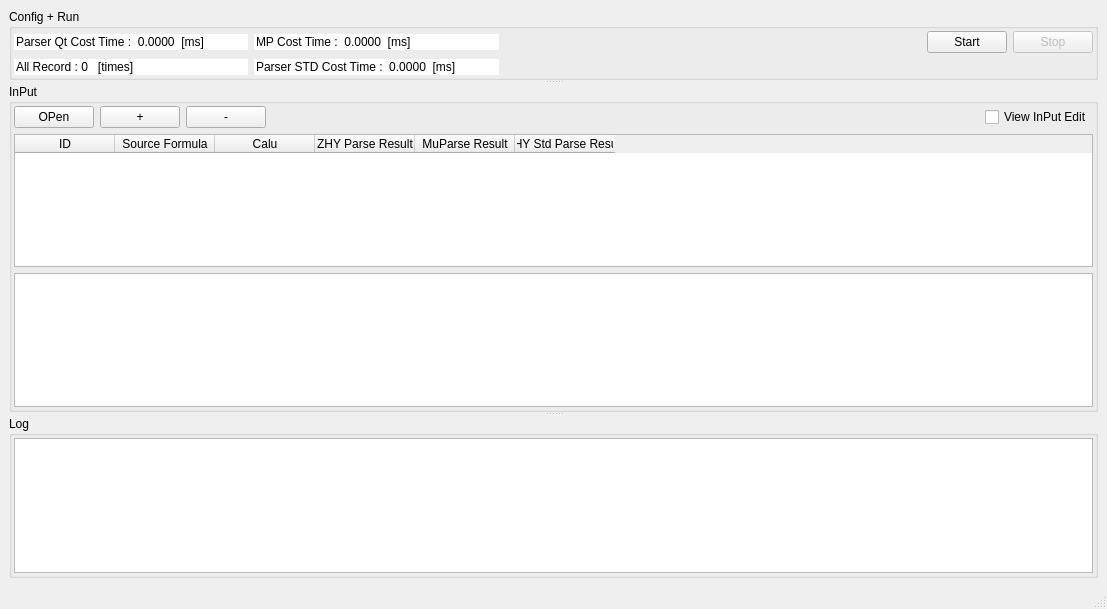
<?xml version="1.0" encoding="UTF-8"?>
<ui version="4.0">
 <class>MainWindow</class>
 <widget class="QMainWindow" name="MainWindow">
  <property name="geometry">
   <rect>
    <x>0</x>
    <y>0</y>
    <width>1107</width>
    <height>609</height>
   </rect>
  </property>
  <property name="windowTitle">
   <string>MainWindow</string>
  </property>
  <property name="styleSheet">
   <string notr="true">font: 9pt &quot;Microsoft YaHei UI&quot;;</string>
  </property>
  <widget class="QWidget" name="centralwidget">
   <layout class="QVBoxLayout" name="verticalLayout_4">
    <item>
     <widget class="QSplitter" name="splitter_2">
      <property name="orientation">
       <enum>Qt::Vertical</enum>
      </property>
      <widget class="QGroupBox" name="groupBox_2">
       <property name="title">
        <string>Config + Run</string>
       </property>
       <layout class="QGridLayout" name="gridLayout">
        <property name="leftMargin">
         <number>2</number>
        </property>
        <property name="topMargin">
         <number>2</number>
        </property>
        <property name="rightMargin">
         <number>2</number>
        </property>
        <property name="bottomMargin">
         <number>2</number>
        </property>
        <item row="0" column="0" alignment="Qt::AlignHCenter">
         <widget class="QDoubleSpinBox" name="cost_time_ZHY_SPBox">
          <property name="styleSheet">
           <string notr="true">border:none;</string>
          </property>
          <property name="buttonSymbols">
           <enum>QAbstractSpinBox::NoButtons</enum>
          </property>
          <property name="showGroupSeparator" stdset="0">
           <bool>true</bool>
          </property>
          <property name="prefix">
           <string>Parser Qt Cost Time :  </string>
          </property>
          <property name="suffix">
           <string>  [ms]</string>
          </property>
          <property name="decimals">
           <number>4</number>
          </property>
          <property name="minimum">
           <double>-100000.000000000000000</double>
          </property>
          <property name="maximum">
           <double>1000000000000000000000.000000000000000</double>
          </property>
         </widget>
        </item>
        <item row="0" column="4">
         <widget class="QPushButton" name="stopBtn">
          <property name="enabled">
           <bool>false</bool>
          </property>
          <property name="text">
           <string>Stop</string>
          </property>
         </widget>
        </item>
        <item row="0" column="2">
         <spacer name="horizontalSpacer_3">
          <property name="orientation">
           <enum>Qt::Horizontal</enum>
          </property>
          <property name="sizeHint" stdset="0">
           <size>
            <width>40</width>
            <height>20</height>
           </size>
          </property>
         </spacer>
        </item>
        <item row="1" column="0">
         <widget class="QSpinBox" name="record_SPBox">
          <property name="styleSheet">
           <string notr="true">border:none;</string>
          </property>
          <property name="buttonSymbols">
           <enum>QAbstractSpinBox::NoButtons</enum>
          </property>
          <property name="showGroupSeparator" stdset="0">
           <bool>true</bool>
          </property>
          <property name="suffix">
           <string>   [times]</string>
          </property>
          <property name="prefix">
           <string>All Record : </string>
          </property>
          <property name="maximum">
           <number>1000000000</number>
          </property>
         </widget>
        </item>
        <item row="0" column="3">
         <widget class="QPushButton" name="startBtn">
          <property name="text">
           <string>Start</string>
          </property>
         </widget>
        </item>
        <item row="0" column="1">
         <widget class="QDoubleSpinBox" name="cost_time_MP_SPBox">
          <property name="styleSheet">
           <string notr="true">border:none;</string>
          </property>
          <property name="buttonSymbols">
           <enum>QAbstractSpinBox::NoButtons</enum>
          </property>
          <property name="showGroupSeparator" stdset="0">
           <bool>true</bool>
          </property>
          <property name="prefix">
           <string>MP Cost Time :  </string>
          </property>
          <property name="suffix">
           <string>  [ms]</string>
          </property>
          <property name="decimals">
           <number>4</number>
          </property>
          <property name="minimum">
           <double>-100000.000000000000000</double>
          </property>
          <property name="maximum">
           <double>1000000000000000000000.000000000000000</double>
          </property>
         </widget>
        </item>
        <item row="1" column="1">
         <widget class="QDoubleSpinBox" name="cost_time_ZHY_STD_SPBox">
          <property name="styleSheet">
           <string notr="true">border:none;</string>
          </property>
          <property name="buttonSymbols">
           <enum>QAbstractSpinBox::NoButtons</enum>
          </property>
          <property name="showGroupSeparator" stdset="0">
           <bool>true</bool>
          </property>
          <property name="prefix">
           <string>Parser STD Cost Time :  </string>
          </property>
          <property name="suffix">
           <string>  [ms]</string>
          </property>
          <property name="decimals">
           <number>4</number>
          </property>
          <property name="minimum">
           <double>-100000.000000000000000</double>
          </property>
          <property name="maximum">
           <double>1000000000000000000000.000000000000000</double>
          </property>
         </widget>
        </item>
       </layout>
      </widget>
      <widget class="QSplitter" name="splitter">
       <property name="orientation">
        <enum>Qt::Horizontal</enum>
       </property>
       <widget class="QGroupBox" name="groupBox">
        <property name="title">
         <string>InPut</string>
        </property>
        <layout class="QVBoxLayout" name="verticalLayout">
         <property name="leftMargin">
          <number>2</number>
         </property>
         <property name="topMargin">
          <number>2</number>
         </property>
         <property name="rightMargin">
          <number>2</number>
         </property>
         <property name="bottomMargin">
          <number>2</number>
         </property>
         <item>
          <layout class="QHBoxLayout" name="horizontalLayout_2">
           <item>
            <widget class="QPushButton" name="input_openBtn">
             <property name="text">
              <string>OPen</string>
             </property>
            </widget>
           </item>
           <item>
            <widget class="QPushButton" name="add_recordBtn">
             <property name="text">
              <string>+</string>
             </property>
            </widget>
           </item>
           <item>
            <widget class="QPushButton" name="delete_recordBtn">
             <property name="text">
              <string>-</string>
             </property>
            </widget>
           </item>
           <item>
            <spacer name="horizontalSpacer">
             <property name="orientation">
              <enum>Qt::Horizontal</enum>
             </property>
             <property name="sizeHint" stdset="0">
              <size>
               <width>40</width>
               <height>20</height>
              </size>
             </property>
            </spacer>
           </item>
           <item>
            <widget class="QCheckBox" name="view_InputCBox">
             <property name="text">
              <string>View InPut Edit</string>
             </property>
            </widget>
           </item>
          </layout>
         </item>
         <item>
          <widget class="QTableWidget" name="input_TB">
           <column>
            <property name="text">
             <string>ID</string>
            </property>
           </column>
           <column>
            <property name="text">
             <string>Source Formula</string>
            </property>
           </column>
           <column>
            <property name="text">
             <string>Calu</string>
            </property>
           </column>
           <column>
            <property name="text">
             <string>ZHY Parse Result</string>
            </property>
           </column>
           <column>
            <property name="text">
             <string>MuParse Result</string>
            </property>
           </column>
           <column>
            <property name="text">
             <string>ZHY Std Parse Result</string>
            </property>
           </column>
          </widget>
         </item>
         <item>
          <widget class="QPlainTextEdit" name="input_TED"/>
         </item>
        </layout>
       </widget>
      </widget>
      <widget class="QGroupBox" name="groupBox_4">
       <property name="title">
        <string>Log</string>
       </property>
       <layout class="QVBoxLayout" name="verticalLayout_3">
        <property name="leftMargin">
         <number>2</number>
        </property>
        <property name="topMargin">
         <number>2</number>
        </property>
        <property name="rightMargin">
         <number>2</number>
        </property>
        <property name="bottomMargin">
         <number>2</number>
        </property>
        <item>
         <widget class="QPlainTextEdit" name="log_TED"/>
        </item>
       </layout>
      </widget>
     </widget>
    </item>
   </layout>
  </widget>
  <widget class="QMenuBar" name="menubar">
   <property name="geometry">
    <rect>
     <x>0</x>
     <y>0</y>
     <width>1107</width>
     <height>23</height>
    </rect>
   </property>
  </widget>
  <widget class="QStatusBar" name="statusbar"/>
 </widget>
 <resources/>
 <connections>
  <connection>
   <sender>view_InputCBox</sender>
   <signal>toggled(bool)</signal>
   <receiver>input_TED</receiver>
   <slot>setVisible(bool)</slot>
   <hints>
    <hint type="sourcelabel">
     <x>355</x>
     <y>158</y>
    </hint>
    <hint type="destinationlabel">
     <x>208</x>
     <y>348</y>
    </hint>
   </hints>
  </connection>
 </connections>
</ui>
